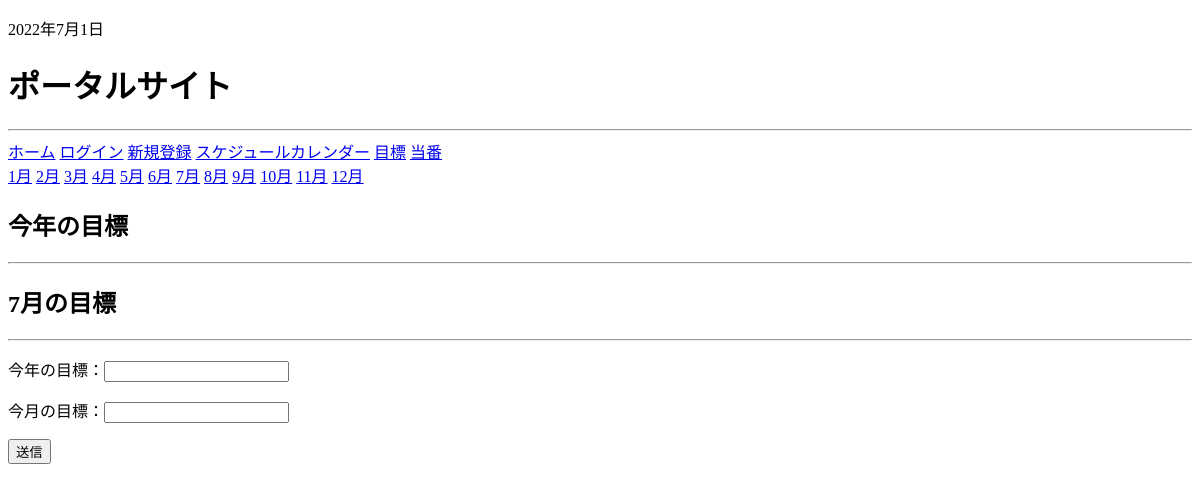
The page /goal_form/ on the database as committed earlier.
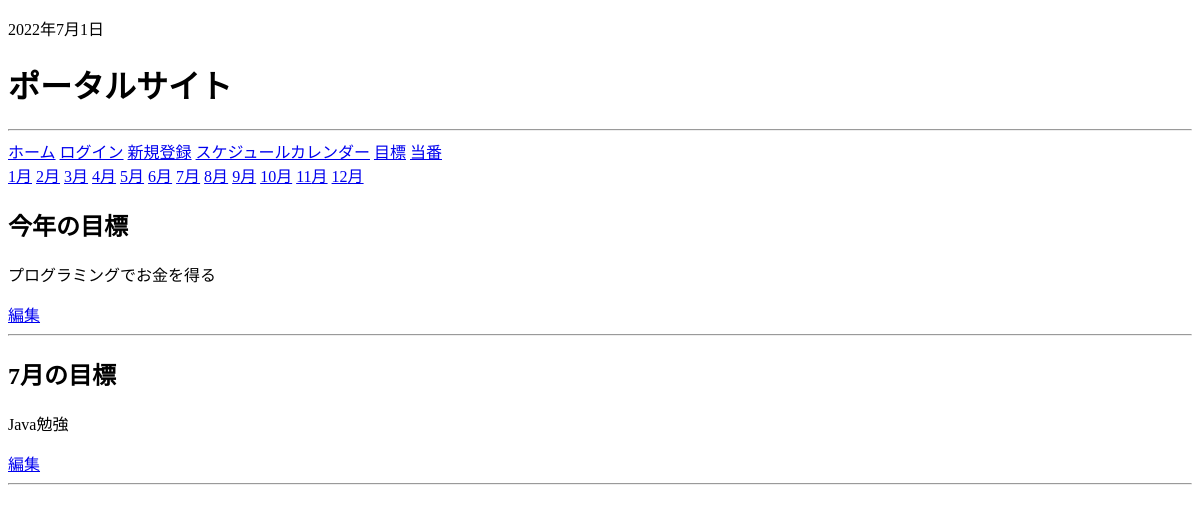
The same page on the database as committed later.
### app/models.py (models this page shows)
class Goal(models.Model):
    year = models.CharField("今年の目標",max_length=100)
    month = models.CharField("今月の目標",max_length=100)
    date = models.DateField("日付")

### app/views.py (the view, shortened to what this page needs)
# urls.py: path('goal_form/',GoalData.as_view() , name='goal_form'),
class GoalData(mixins.MonthWithScheduleMixin, generic.CreateView):
    template_name = "blog/goal_form.html"
    model = Goal
    date_field = "date"
    form_class = GoalForm
    def get_context_data(self, **kwargs):
        context = super().get_context_data(**kwargs)
        goal_context = self.get_month_calendar()
        context["month_current"] = goal_context["month_current"]
        month = self.kwargs.get('month')
        year = self.kwargs.get('year')
        day = self.kwargs.get('day')
        if month and year and day:
            date = datetime.date(year=int(year), month=int(month), day=int(day))
        else:
            date = datetime.date.today()
        year_month = self.get_year_month(date)
        month_goals = self.get_month_goal(date)
        context["month_goals"] = month_goals
        for months, goals in month_goals.items():
            for goal in goals:
                goal_month = goal.month
                context["months"] = months
                context["goal_month"] = goal_month
        nowdate = datetime.date.today()
        nowdate = nowdate.replace(year=nowdate.year, month=nowdate.month, day=1)
        now_month_goal = self.get_month_goal(nowdate)
        context["now_month_goal"] = now_month_goal
        context["year_month"] = year_month
        goal_all = Goal.objects.all()
        context["goal_all"] = goal_all
        for goal in goal_all:
            context["goal"] = goal
        for i in range(0, len(goal_all)):
            goal_first = goal_all[i]
            if 1 != goal_first:
                break
            else:
                context["goal_first"] = goal_first
        goal_form = GoalForm()
        goal_post = GoalForm(self.request.POST)
        context["goal_post"] = goal_post
        context["date"] = date
        context["goal_form"] = goal_form
        print(context)
        return context

### app/forms.py
class GoalForm(forms.ModelForm):
    class Meta:
        model = Goal
        fields = ["year", "month"]

### app/context_processors.py (called while the page is built)
def some_processor(request: HttpRequest):
    year_month = []
    date = datetime.date.today()
    date = date.replace(year=date.year, month=date.month, day=1)
    year_month.append(date)
    context = {}
    now = datetime.datetime.now()
    context["now"] = now
    context["year_month_day"] = year_month
    goal_all = Goal.objects.all()
    for i in range(0, len(goal_all)):
        goal_first = goal_all[i]
        context["goal_first"] = goal_first
        if 1 != goal_first:
            break
    return context

### app/mixins.py (called while the page is built)
    def setup_calendar(self):
        self._calendar = calendar.Calendar(self.first_weekday)

    def get_week_names(self):
        week_names = deque(self.week_names)
        week_names.rotate(-self.first_weekday)  # リスト内の要素を右に1つずつ移動...なんてときは、dequeを使うと中々面白いです
        return week_names

    def get_previous_month(self, date):
        if date.month == 1:
            return date.replace(year=date.year-1, month=12, day=1)
        else:
            return date.replace(month=date.month-1, day=1)

### app/templates/blog/goal_form.html (shortened to what this page needs)
{% extends "blog/base.html" %}
{% block content %}
{% for month in year_month %}
    <a href="{% url 'goal_form' month.year month.month month.day %}">{{month.month}}月</a>
{% endfor %}
<h1>今年の目標</h1>
    <p>{{goal_first.year}}</p>
    {% for months, goals in month_goals.items %}
        {% for goal in goals %}
        <a href="{% url 'goal_year_update' goal_first.pk months.year months.month months.day %}">編集</a>
        {% endfor %}
    {% endfor %}
    <hr>
<h1>{{ month_current.month }}月の目標</h1>
        {% for months, goals in month_goals.items %}
            {% for goal in goals %}
            <p>{{goal.month}}</p>
            <a href="{% url 'goal_month_update' goal.pk months.year months.month months.day %}">編集</a>
            {% endfor %}
        {% endfor %}
    <hr>
    {% if goal_month %}
    {% else %}
        {% if goal_first %}
            <form action="" method="POST">
            <input type="hidden" name="year" value="{{goal_first.year}}">
            <p>今月の目標：{{goal_form.month}}</p>
            <button type="submit" class="btn btn-primary">送信</button>
            {% csrf_token %}
            </form>
        {% else %}
            <form action="" method="POST">
                <p>今年の目標：{{goal_form.year}}</p>
                <p>今月の目標：{{goal_form.month}}</p>
                <button type="submit" class="btn btn-primary">送信</button>
            </form>
        {% endif %}
    {% endif %}
{% endblock %}

Rows that differ between the two databases and show on the page:
added Goal: year "プログラミングでお金を得る"
added Goal: month "Java勉強"
Other text that changed with them:
text no longer shown: "今年の目標： 今月の目標： 送信"
